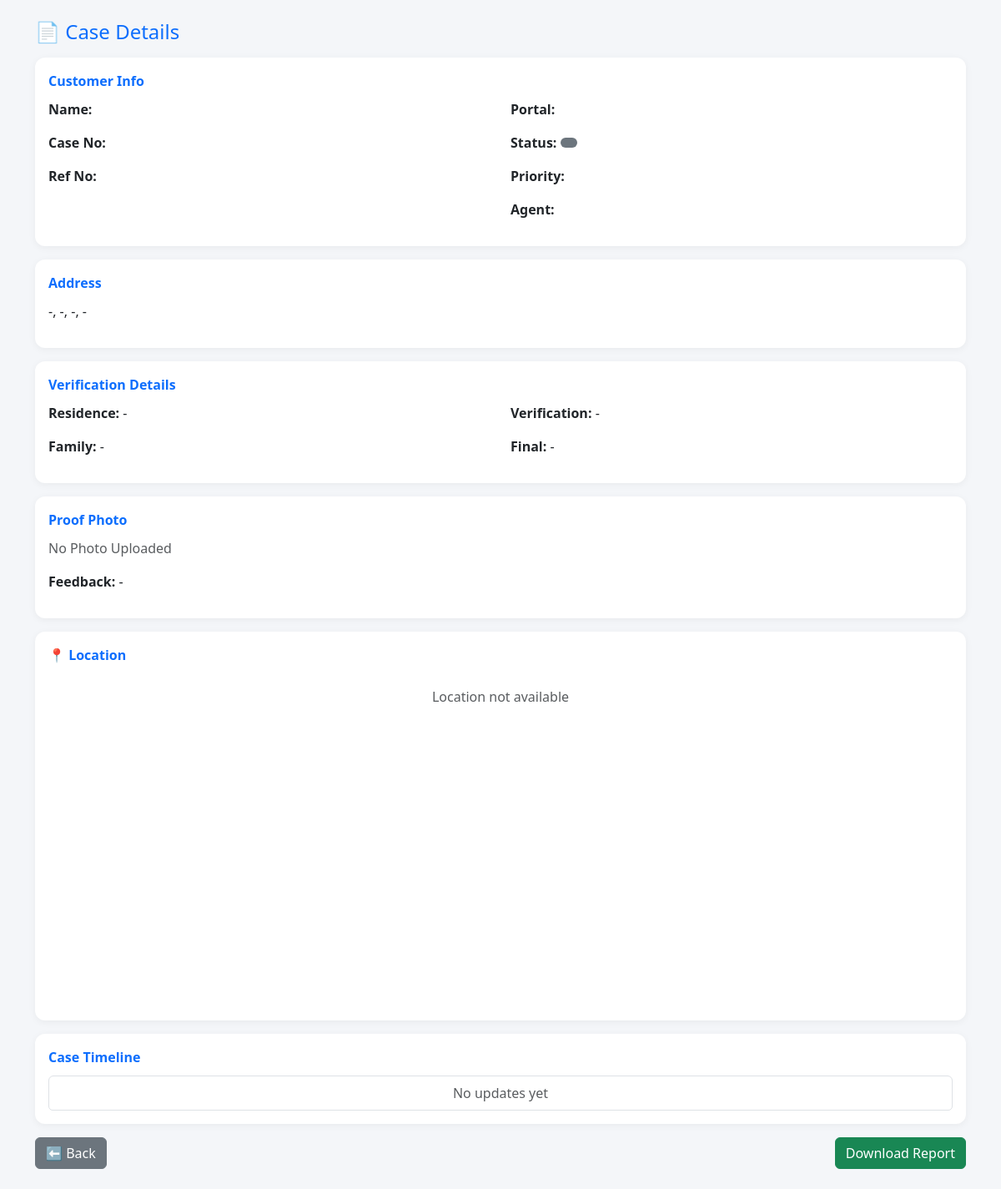
The app's page /case_details/29, older data.
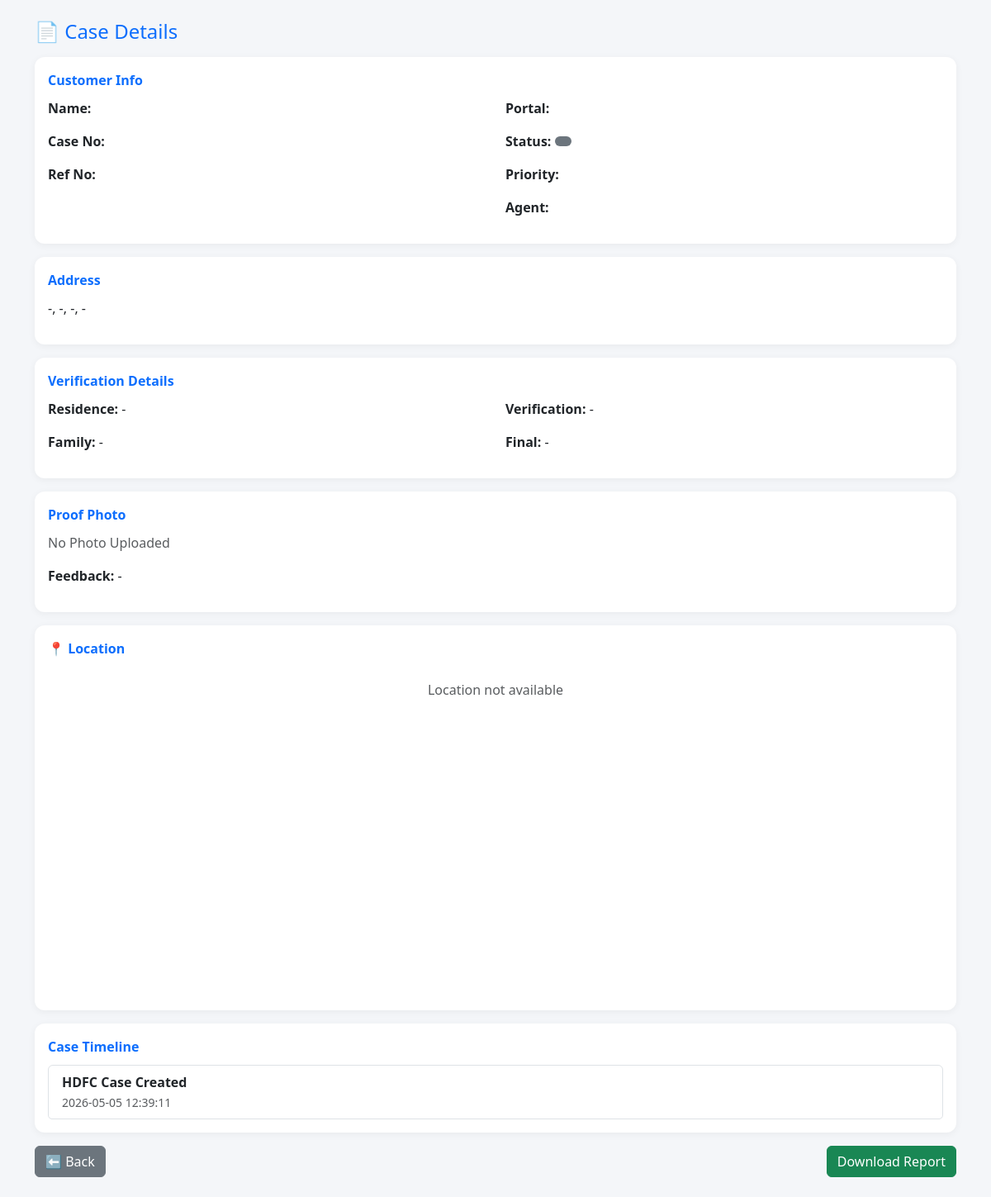
The same page, newer data.
### tables this page shows
CREATE TABLE case_logs (
        id INTEGER PRIMARY KEY AUTOINCREMENT,
        case_id INTEGER,
        message TEXT,
        created_at TEXT
    );

### app.py (the view)
@app.route("/case_details/<int:id>")
def case_details(id):
    conn = sqlite3.connect(db_path, timeout=10)
    cursor = conn.cursor()
    cursor.execute("SELECT * FROM cases WHERE id=?", (id,))
    case = cursor.fetchone()
    cursor.execute("""
    SELECT * FROM case_logs
    WHERE case_id=?
    ORDER BY created_at DESC
    """, (id,))
    logs = cursor.fetchall()
    conn.close()
    return render_template(
        "case_detail.html",
        case=case,
        logs=logs
    )

### templates/case_detail.html (shortened to what this page needs)
<!DOCTYPE html>
<html>
<head>
<link href="https://cdn.jsdelivr.net/npm/bootstrap@5.3.0/dist/css/bootstrap.min.css" rel="stylesheet">
</head>
<body class="p-4">
<div class="container">
<h4 class="mb-3 text-primary">📄 Case Details</h4>
<div class="card p-3 mb-3">
<div class="section-title"> Customer Info</div>
<div class="row">
<div class="col-md-6">
<p><b>Name:</b> {{ case['client_name'] }}</p>
<p><b>Case No:</b> {{ case['case_number'] }}</p>
<p><b>Ref No:</b> {{ case['ref_no'] }}</p>
</div>
<div class="col-md-6">
<p><b>Portal:</b> {{ case['portal_type'] }}</p>
<p>
<b>Status:</b>
<span class="badge badge-status
{% if case['status']=='Completed' %}bg-success
{% elif case['status']=='Pending' %}bg-warning text-dark
{% elif case['status']=='In Progress' %}bg-info text-dark
{% else %}bg-secondary{% endif %}">
</span>
</p>
<p><b>Priority:</b>
</p>
<p><b>Agent:</b> {{ case['assigned_agent'] }}</p>
</div>
</div>
</div>
<div class="card p-3 mb-3">
<div class="section-title">  Address</div>
<p>
{{ case['address'] or '-' }},
{{ case['city'] or '-' }},
{{ case['state'] or '-' }},
{{ case['pincode'] or '-' }}
</p>
</div>
<div class="card p-3 mb-3">
<div class="section-title">  Verification Details</div>
<div class="row">
<div class="col-md-6">
<p><b>Residence:</b> {{ case['residence'] or '-' }}</p>
<p><b>Family:</b> {{ case['family'] or '-' }}</p>
</div>
<div class="col-md-6">
<p><b>Verification:</b> {{ case['verification'] or '-' }}</p>
<p><b>Final:</b> {{ case['final_status'] or '-' }}</p>
</div>
</div>
</div>
<div class="card p-3 mb-3">
<div class="section-title">  Proof Photo</div>
{% if case['photo1'] %}
<img src="/{{ case['photo1'] }}" width="200" class="mb-2 rounded">
{% else %}
<p class="text-muted">No Photo Uploaded</p>
{% endif %}
<p><b>Feedback:</b> {{ case['feedback'] or '-' }}</p>
</div>
<div class="card p-3 mb-3">
<div class="section-title">📍 Location</div>
<div id="map" style="height:400px;"></div>
<link rel="stylesheet" href="https://unpkg.com/leaflet/dist/leaflet.css"/>
</div>
<div class="card p-3 mb-3">
<div class="section-title">  Case Timeline</div>
<ul class="list-group">
{% for log in logs %}
<li class="list-group-item">
    <b>{{ log[2] }}</b><br>
    <small class="text-muted">{{ log[3] }}</small>
</li>
{% else %}
<li class="list-group-item text-muted text-center">
    No updates yet
</li>
{% endfor %}
</ul>
</div>
<div class="d-flex justify-content-between">
<a href="{{ url_for('muthoot_cases') }}" class="btn btn-secondary">
⬅  Back
</a>
<a href="{{ url_for('download_report') }}" class="btn btn-success">
  Download Report
</a>
</div>
</div>
</body>
</html>

Row changes from the older to the newer data that the page shows:
added case_logs: message "HDFC Case Created", created_at "2026-05-05 12:39:11"
Text that changed along with them:
text no longer shown: "No updates yet"
